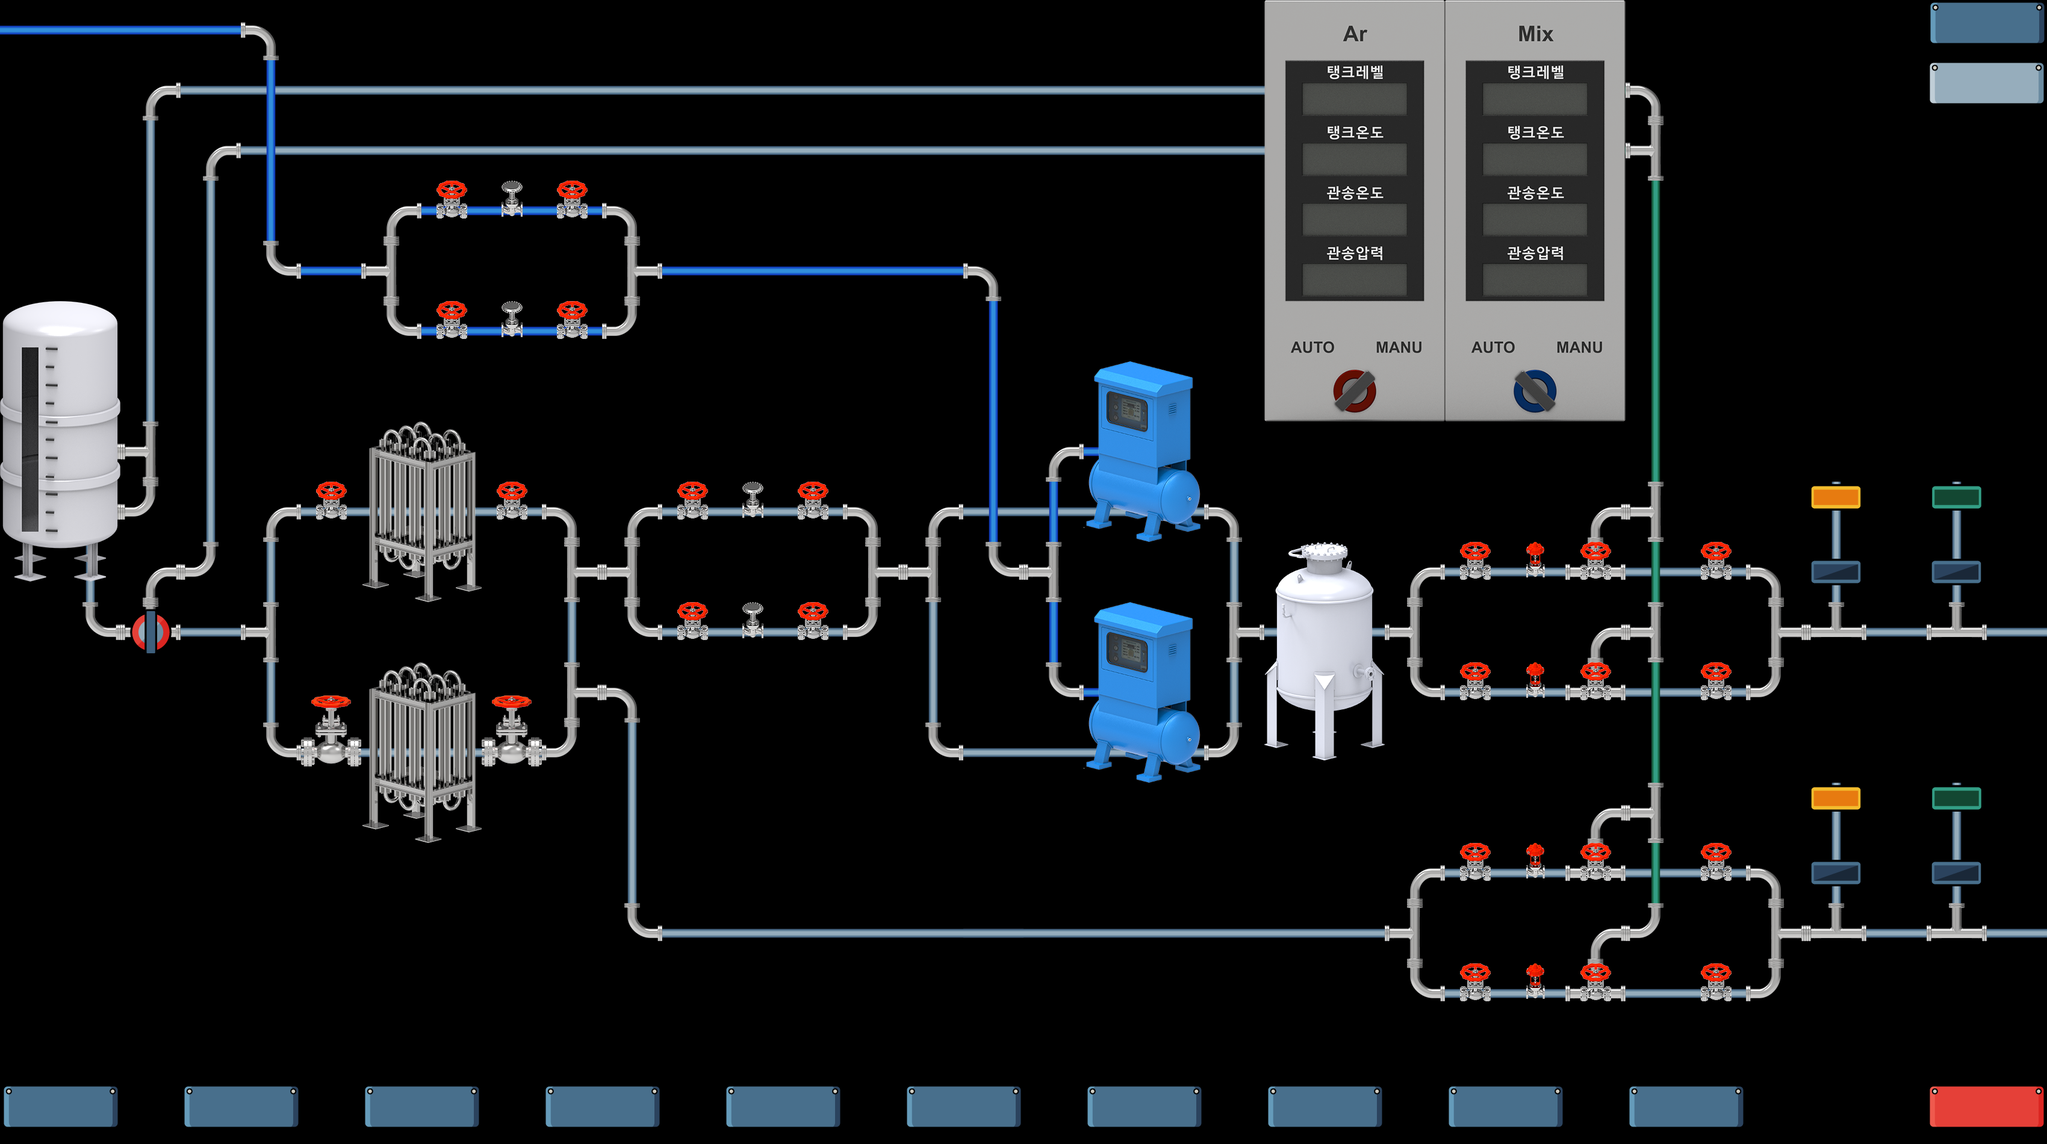

Tiled map render using the project's own tile images. Description and the map definition, with tile-layer contents summarised, below:
An orthogonal 34x19 tile map with 100x100 px tiles, 5 tile layers (pipe, pipe2, container, digital, ...).

<map version="1.10" tiledversion="1.10.1" orientation="orthogonal" renderorder="right-down" width="34" height="19" tilewidth="100" tileheight="100" infinite="0" nextlayerid="13" nextobjectid="1">
 <editorsettings>
  <export target="../psg-dma.tmj" format="json" />
 </editorsettings>
 <tileset firstgid="1" name="tiles" tilewidth="100" tileheight="100" tilecount="330" columns="10">
  <image source="map.png" width="1000" height="3300" />
 </tileset>
 <layer id="8" name="pipe" width="34" height="19">
  <data>[646 cells, 183 non-empty, 9 distinct tile ids]</data>
 </layer>
 <layer id="9" name="pipe2" width="34" height="19">
  <data>[646 cells, 65 non-empty, 11 distinct tile ids]</data>
 </layer>
 <layer id="7" name="container" width="34" height="19">
  <data>[646 cells, 42 non-empty, 30 distinct tile ids]</data>
 </layer>
 <layer id="10" name="digital" width="34" height="19">
  <data>[646 cells, 36 non-empty, 7 distinct tile ids]</data>
 </layer>
 <layer id="11" name="analog" width="34" height="19">
  <data>[646 cells, 76 non-empty, 51 distinct tile ids]</data>
 </layer>
</map>